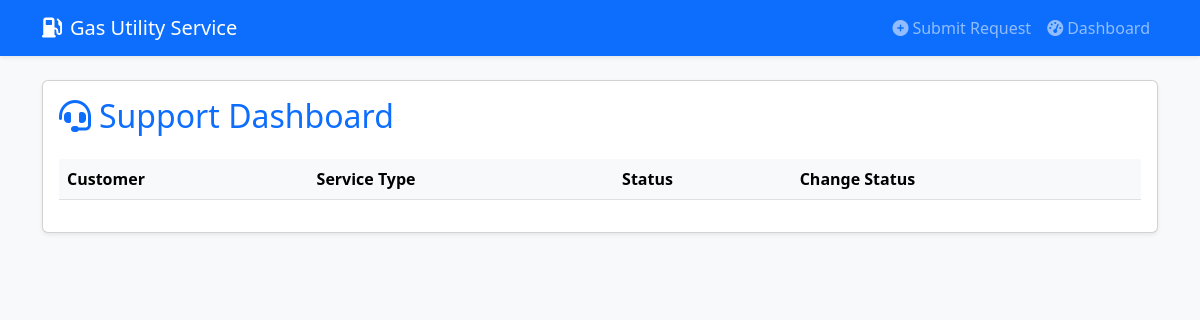
Before: /support/dashboard/ with the older database file.
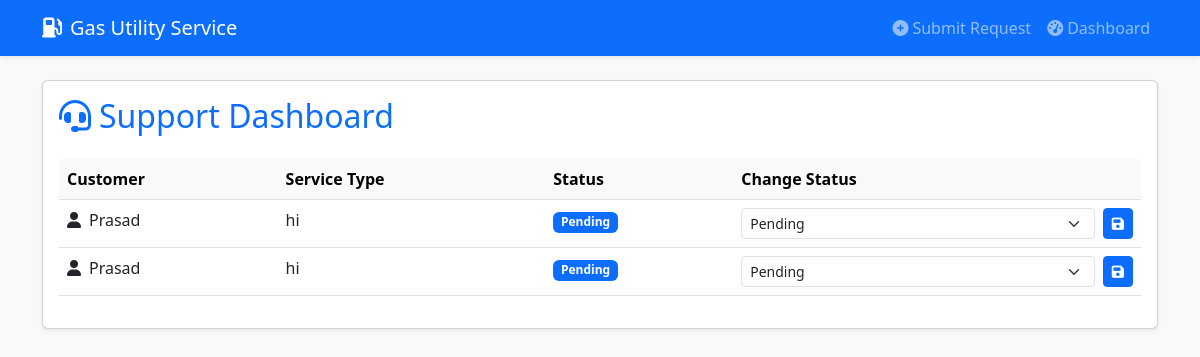
After: the same page with the newer database file.
### customers/models.py (models this page shows, shortened)
class ServiceRequest(models.Model):
    STATUS_CHOICES = (
        ('pending', 'Pending'),
        ('in_progress', 'In Progress'),
        ('resolved', 'Resolved'),
        ('completed', 'Completed'),
    )
    customer = models.ForeignKey(Customer, on_delete=models.CASCADE)
    service_type = models.CharField(max_length=100)
    details = models.TextField()
    status = models.CharField(
        max_length=20,
        choices=STATUS_CHOICES,
        default='pending'
    )
    created_at = models.DateTimeField(auto_now_add=True)
    updated_at = models.DateTimeField(auto_now=True)
    class Meta:
        ordering = ['-created_at']

class Customer(models.Model):
    user = models.OneToOneField(User, on_delete=models.CASCADE)
    phone = models.CharField(max_length=15)
    address = models.TextField()

### support/views.py (the view, shortened to what this page needs)
# urls.py: path('dashboard/', views.support_dashboard, name='dashboard'),
def support_dashboard(request):
    requests = ServiceRequest.objects.all()
    return render(request, 'support/dashboard.html', {'requests': requests})

### customers/templates/support/dashboard.html (shortened to what this page needs)
{% extends "base.html" %}
{% block content %}
<div class="card shadow-sm">
    <div class="card-body">
        <h2 class="card-title text-primary mb-4">
            <i class="fas fa-headset me-2"></i>Support Dashboard
        </h2>
        <div class="table-responsive">
            <table class="table table-hover">
                <thead class="table-light">
                    <tr>
                        <th>Customer</th>
                        <th>Service Type</th>
                        <th>Status</th>
                        <th>Change Status</th>
                    </tr>
                </thead>
                <tbody>
                    {% for req in requests %}
                    <tr>
                        <td>
                            <i class="fas fa-user me-2"></i>{{ req.customer.user.username }}
                        </td>
                        <td>{{ req.service_type }}</td>
                        <td>
                            <span class="badge bg-{% if req.status == 'Resolved' %}success{% elif req.status == 'In Progress' %}warning{% else %}primary{% endif %}">
                                {{ req.status }}
                            </span>
                        </td>
                        <td>
                            <form method="POST" class="d-flex gap-2">
                                <select name="status" class="form-select form-select-sm">
                                    <option value="Pending" {% if req.status == 'Pending' %}selected{% endif %}>Pending</option>
                                </select>
                                <button type="submit" class="btn btn-primary btn-sm">
                                    <i class="fas fa-save"></i>
                                </button>
                            </form>
                        </td>
                    </tr>
                    {% endfor %}
                </tbody>
            </table>
        </div>
    </div>
</div>
{% endblock %}

Changed rows visible on the page:
added ServiceRequest: customer.user.username "Prasad", service_type "hi", status "Pending"
added ServiceRequest: customer.user.username "Prasad", service_type "hi", status "Pending"
